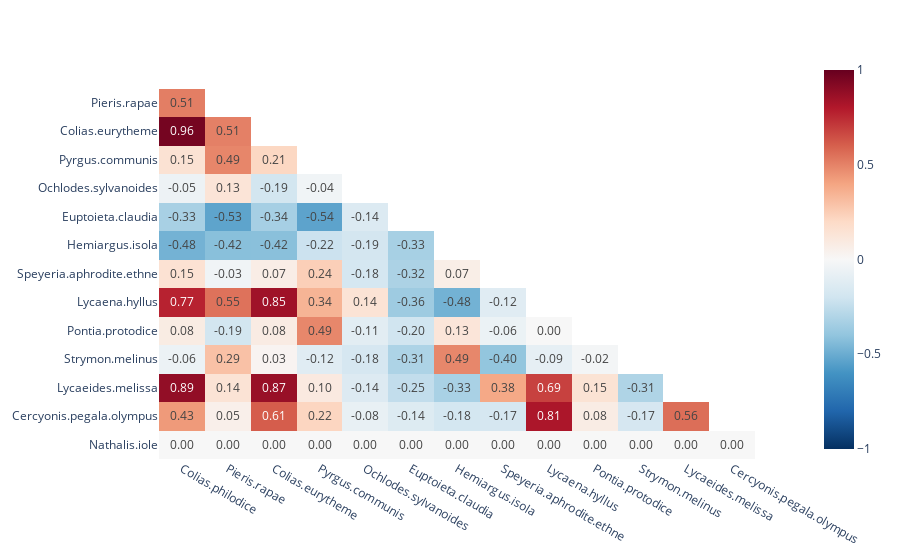

Here is the notebook cell this chart was saved with:
### Code cell
corr_y_plot = matrix_list[18]

but_names_x = list(butterfly_y.columns)
but_names_y = list(butterfly_y.columns)
but_names_y[0] = ""
but_names_x[13] = ""
mask = np.triu(np.ones_like(corr_y, dtype=bool))
corr_y[mask] =  np.nan
heatmap_fig = px.imshow(corr_y_plot, color_continuous_scale='RdBu_r', zmin=-1, zmax=1, text_auto=".2f", aspect="auto", 
                        x = but_names_x, y = but_names_y)
heatmap_fig.update_layout(
    plot_bgcolor='rgba(0, 0, 0, 0)',  # Transparent plot background
    paper_bgcolor='rgba(0, 0, 0, 0)'  # Transparent paper background
)


heatmap_fig.show()

### Figure 1 — Plotly figure (JSON) as saved in the notebook; plotly's stock layout.template omitted (floating-point values rounded to 4 significant figures; data arrays with more than 128 entries replaced by an {"elided": "..."} marker saying what was removed)
{"data": [{"coloraxis": "coloraxis", "hovertemplate": "x: %{x}<br>y: %{y}<br>color: %{z}<extra></extra>", "name": "0", "texttemplate": "%{z:.2f}", "type": "heatmap", "x": ["Colias.philodice", "Pieris.rapae", "Colias.eurytheme", "Pyrgus.communis", "Ochlodes.sylvanoides", "Euptoieta.claudia", "Hemiargus.isola", "Speyeria.aphrodite.ethne", "Lycaena.hyllus", "Pontia.protodice", "Strymon.melinus", "Lycaeides.melissa", "Cercyonis.pegala.olympus", ""], "xaxis": "x", "y": ["", "Pieris.rapae", "Colias.eurytheme", "Pyrgus.communis", "Ochlodes.sylvanoides", "Euptoieta.claudia", "Hemiargus.isola", "Speyeria.aphrodite.ethne", "Lycaena.hyllus", "Pontia.protodice", "Strymon.melinus", "Lycaeides.melissa", "Cercyonis.pegala.olympus", "Nathalis.iole"], "yaxis": "y", "z": {"elided": "14x14 float values"}}], "layout": {"coloraxis": {"cmax": 1, "cmin": -1, "colorscale": [[0, "rgb(5,48,97)"], [0.1, "rgb(33,102,172)"], [0.2, "rgb(67,147,195)"], [0.3, "rgb(146,197,222)"], [0.4, "rgb(209,229,240)"], [0.5, "rgb(247,247,247)"], [0.6, "rgb(253,219,199)"], [0.7, "rgb(244,165,130)"], [0.8, "rgb(214,96,77)"], [0.9, "rgb(178,24,43)"], [1, "rgb(103,0,31)"]]}, "margin": {"t": 60}, "paper_bgcolor": "rgba(0, 0, 0, 0)", "plot_bgcolor": "rgba(0, 0, 0, 0)", "xaxis": {"anchor": "y", "domain": [0, 1]}, "yaxis": {"anchor": "x", "autorange": "reversed", "domain": [0, 1]}}}
